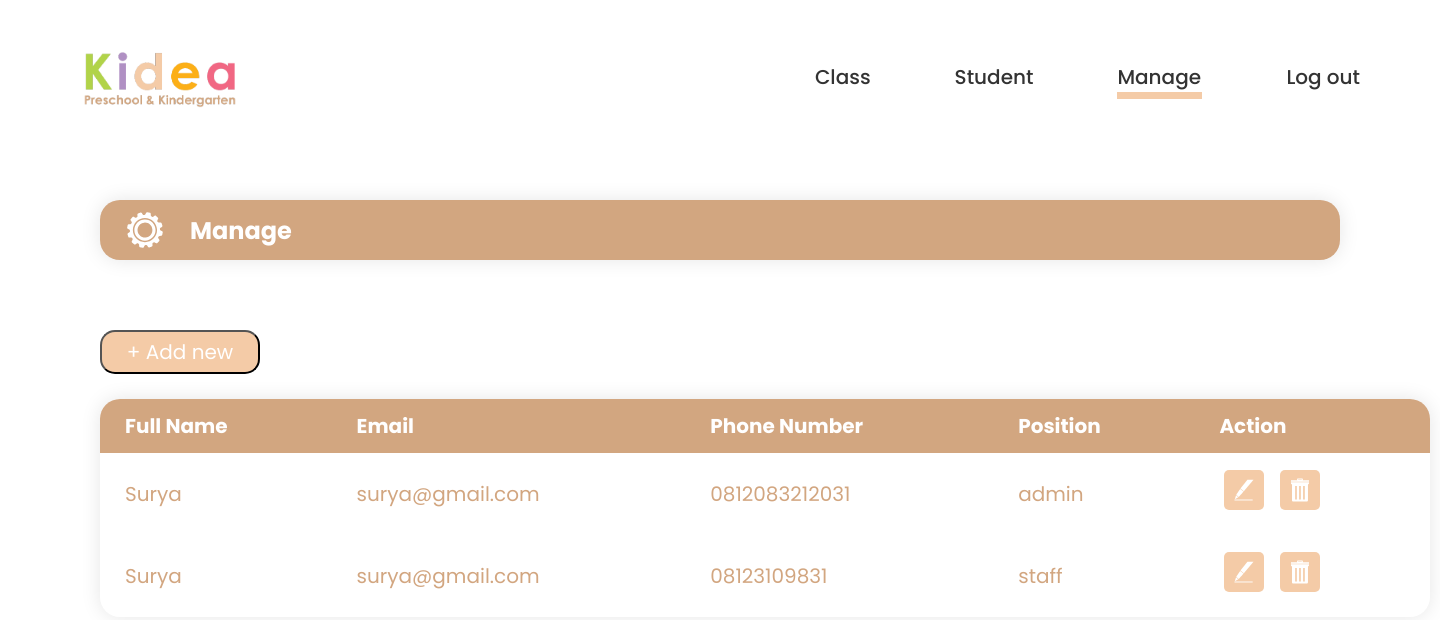
The page /View_manage_admin.php (signed in) on the database as committed earlier.
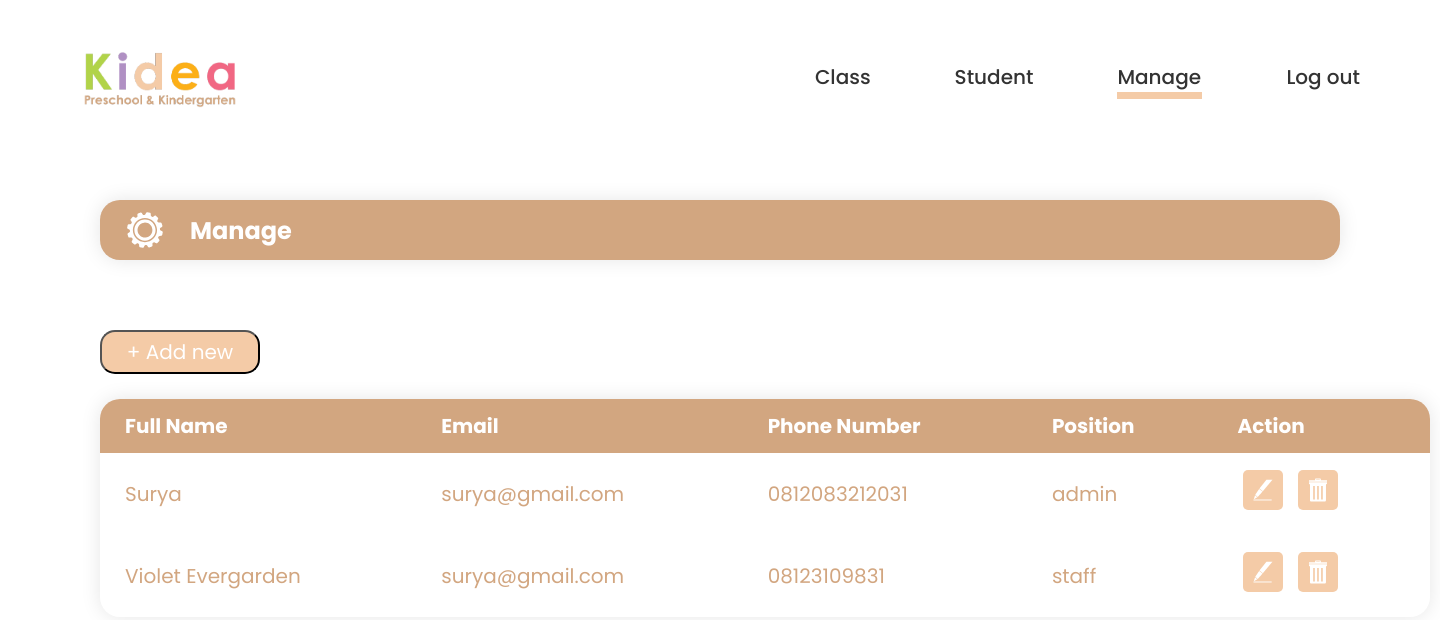
The same page on the database as committed later.
### tables this page shows
CREATE TABLE IF NOT EXISTS `user` (
  `id` int(11) NOT NULL AUTO_INCREMENT,
  `username` varchar(30) NOT NULL,
  `fullname` varchar(50) NOT NULL,
  `email` varchar(50) NOT NULL,
  `phone` varchar(13) NOT NULL,
  `pass` varchar(30) NOT NULL,
  `authority` varchar(30) NOT NULL,
  PRIMARY KEY (`id`)
);

### View_manage_admin.php (the view, shortened to what this page needs)
<?php
include "koneksi.php";
?>
<html>
    <head>
        <link rel="stylesheet" type="text/css" href="View_manage_admin.css">
    </head>
    <body>
        <header>
            <img class="logo" src="img/logotxt.png" href="Home_admin.php">
            <nav>
                <ul class="nav__links">
                    <li><a href="View_admin.php">Class</a></li>
                    <li><a href="View_student_admin.php">Student</a></li>
                    <li><a href="View_manage_admin.php">Manage</a><div class="rec"></div></li>
                    <li><a href="logout.php">Log out</a></li>
                </ul>
            </nav>
        </header>
        <div class="title">
            <img class="manage" src="img/manage.svg">
            <h2>Manage</h2>
        </div>
        <a href="Input_manage.php">
            <input type="button" class="btn" value="+ Add new">
        </a>
            <div class="container">
            <table class="content-table">
                <thead>
                <tr>
                    <th>Full Name</th>
                    <th>Email</th>
                    <th>Phone Number</th>
                    <th>Position</th>
                    <th>Action</th>
                </tr>
                </thead>
                <?php
                    $query = mysqli_query($connect, "SELECT * FROM user");
                    while ($data = mysqli_fetch_array($query)){
                ?>
                <tbody>
                    <tr>
                      <td><?php echo $data['fullname'];?></td>
                      <td><?php echo $data['email'];?></td>
                      <td><?php echo $data['phone'];?></td>
                      <td><?php echo $data['authority'];?></td>
                      <td><div class="action">
                          <a href="edit_manage.php?id=<?php echo $data['id']?>"><img class="edit" src="img/edit.svg">
                          <a href="delete_akun.php?id=<?php echo $data['id'] ?>"><img class="delete" src="img/delete.svg" ></a></div></td>
                    </tr>
                <tbody>
                <?php
                    }
                ?>
            </table>
        </div>
    </body>
</html>

Rows that differ between the two databases and show on the page:
removed user: fullname "Surya", email "surya@gmail.com", phone "08123109831", authority "staff"
added user: fullname "Violet Evergarden", email "surya@gmail.com", phone "08123109831", authority "staff"
